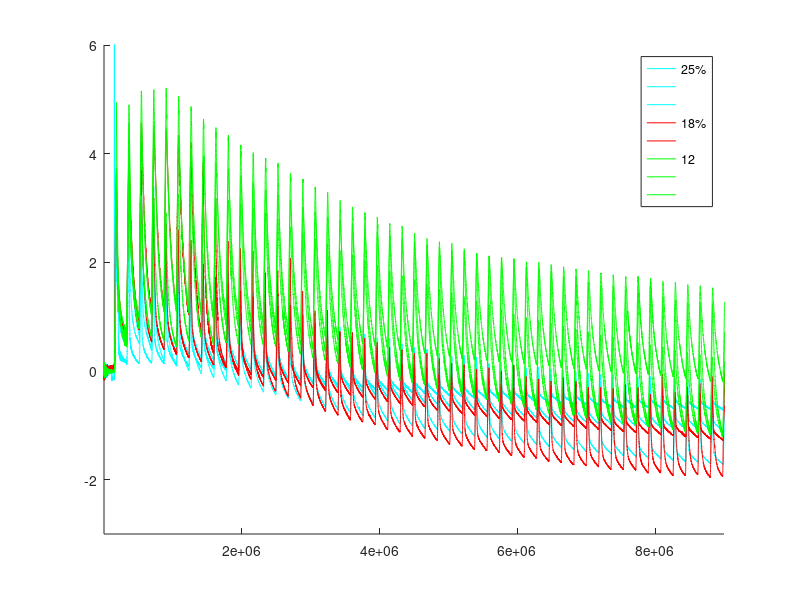

Recreate this plot in MATLAB.
data2_25 = importdata('10-10-19-25_-2.mat');
data2_18 = importdata('10-12-19-18.75_-2.mat');
data2_12 = importdata('10-12-2019-12.5_-2.mat');
data3_25 = importdata('10-13-19-25_-3.mat');
data1_12 = importdata('10_5_2019-12.5_ENGINE-1.mat');
data1_25 = importdata('10_5_2019-25_ENGINE-1.mat');
data1_18 = importdata('10_8_2019-18.75_ENGINE-1.mat');
data3_12 = importdata('10_10_2019-12.5_ENGINE - 3.mat');

% close all;
% clear all;
% %%%%%%%%%%%%%%%%%%%%%%%%%%%%%%%%%%%%%%%%%%%%%%%%%%%%%%%%%%%%%%%%%%%%%%%%%%%
% %% Load File [Force, Engine Temp, Water Temp, Activation, Time]
% filename = 'EngineWSkin.xlsx';
% filename2 = 'LongTestNoSkinRedv3.xlsx';
% filename3 = '3mHeatcycle.xlsx';
% num = xlsread(filename3);
% 
% %%%%%%%%%%%%%%%%%%%%%%%%%%%%%%%%%%%%%%%%%%%%%%%%%%%%%%%%%%%%%%%%%%%%%%%%%%%
% %% Set Inital Conidtions
% startTime = 1;
% time = num(startTime:end,5)-num(startTime,5)/1000;
% force = -num(startTime:end,1);
% current = 1.35; %amps
% volts = 10;
% ratePower = volts*current;
% %num2 = xlsread(filename2);
% %% Plot Raw Data
% %plot(time,force);
% %hold on
% %legend('Engine with Plastic Skin','Engine With No Skin');
% force = -num(:,1);
% time = num(:,5)-num(1,5);
% %plot(time,force);
% indicies = find(num(:,6)~=0);
% warming= num(indicies,:); %Status of engine when warming7, up or at temp.
% hightime = time(indicies);
% data = cell(1,100);
% for i = 1:length(hightime)-100
%     cycle = warming(i,9);
%     force = -warming(i,1);
%     time = warming(i,5);
%     data{cycle} = [data{cycle} ;force time];
% end
% 
% hold on
% rateData = [];
% for i = 1:98
%     dForce = (data{i}(end,1)-data{i}(1,1));
%     dTime = ((data{i}(end,2)-data{i}(1,2))./1000);
%     heatingRate = dForce*1000/dTime;
%     rateData = [rateData; heatingRate i];
% end
%   x = linspace(1,98);  
%   plot(rateData(:,2),rateData(:,1),'*r');
%   f = fit(rateData(:,2),rateData(:,1)-(rateData(end,1)),'exp1');
%   coeff = coeffvalues(f);
%   a = coeff(1);
%   b = coeff(2);
%   c = rateData(end,1);
%   bestFit= a*exp(b*x)+c;
%   plot(x,bestFit);
%     title('Rate Force');
% ylabel('Rate of Boyancy Force (mg/s)');
% xlabel('Cycle');




hold on;

data_25(1) = plot(data1_25(:, 4), data1_25(:, 1), 'c');
data_25(2)= plot(data2_25(:, 4), data2_25(:, 1), 'c');
data_25(3) = plot(data3_25(:, 4), data3_25(:, 1), 'c');

data_18(1) = plot(data1_18(:, 4), data1_18(:, 1), 'r');
data_18(2) = plot(data2_18(:, 4), data2_18(:, 1), 'r');

data_12(1) = plot(data1_12(:, 4), data1_12(:, 1), 'g');
data_12(2) = plot(data2_12(:, 4), data2_12(:, 1), 'g');
data_12(3) = plot(data3_12(:, 4), data3_12(:, 1), 'g');

% legend(data_25, {'25%'}, data_18, {'18%'}, data_25, {'12%'});
legend(data_25, {'25%'});
% legend(data_18, {'18%'});
% legend(data_25, {'12%'});

legend('25%', '', '', '18%', '', '12', '', '');
ylim ([-3 6]);
xlim ([1 9*10^6]);
hold off;